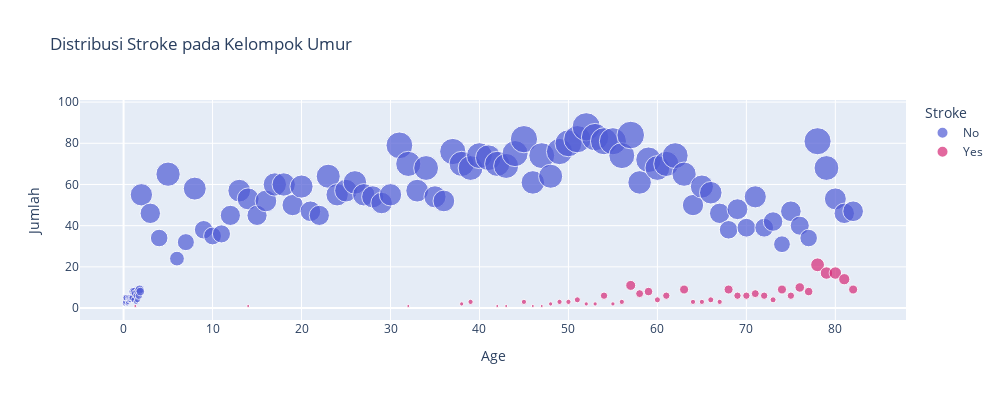

Notebook cell for this chart:
### Markdown cell above
## 2. Apakah usia pasien berhubungan dengan risiko stroke?

### Code cell
age_stroke_counts = df_eda.groupby(["age", "stroke"]).size().reset_index(name="Count")

fig = px.scatter(age_stroke_counts, x="age", y="Count", size="Count", color="stroke",
                                   title="Distribusi Stroke pada Kelompok Umur",
                                   labels={"age": "Age", "Count": "Count", "stroke": "Stroke"},
                                   color_discrete_sequence=custom_colors,
                                    width=1000, height=400)

fig.update_layout(xaxis_title="Age", yaxis_title="Jumlah")
fig.show()

### Figure 1 — Plotly figure (JSON) as saved in the notebook; plotly's stock layout.template omitted (floating-point values rounded to 4 significant figures)
{"data": [{"hovertemplate": "Stroke=No<br>Age=%{x}<br>Count=%{marker.size}<extra></extra>", "legendgroup": "No", "marker": {"color": "#4f5bd5", "size": [2, 3, 5, 5, 2, 3, 5, 4, 5, 4, 5, 5, 8, 4, 8, 7, 3, 6, 4, 8, 6, 9, 8, 55, 46, 34, 65, 24, 32, 58, 38, 35, 36, 45, 57, 53, 45, 52, 60, 60, 50, 59, 47, 45, 64, 55, 57, 61, 55, 54, 51, 55, 79, 70, 57, 68, 54, 52, 76, 70, 68, 74, 73, 70, 69, 75, 82, 61, 74, 64, 76, 80, 82, 88, 83, 81, 81, 74, 84, 61, 72, 68, 70, 74, 65, 50, 59, 56, 46, 38, 48, 39, 54, 39, 42, 31, 47, 40, 34, 81, 68, 53, 46, 47], "sizemode": "area", "sizeref": 0.22, "symbol": "circle"}, "mode": "markers", "name": "No", "orientation": "v", "showlegend": true, "type": "scatter", "x": [0.08, 0.16, 0.24, 0.32, 0.4, 0.48, 0.56, 0.64, 0.72, 0.8, 0.88, 1, 1.08, 1.16, 1.24, 1.32, 1.4, 1.48, 1.56, 1.64, 1.72, 1.8, 1.88, 2, 3, 4, 5, 6, 7, 8, 9, 10, 11, 12, 13, 14, 15, 16, 17, 18, 19, 20, 21, 22, 23, 24, 25, 26, 27, 28, 29, 30, 31, 32, 33, 34, 35, 36, 37, 38, 39, 40, 41, 42, 43, 44, 45, 46, 47, 48, 49, 50, 51, 52, 53, 54, 55, 56, 57, 58, 59, 60, 61, 62, 63, 64, 65, 66, 67, 68, 69, 70, 71, 72, 73, 74, 75, 76, 77, 78, 79, 80, 81, 82], "xaxis": "x", "y": [2, 3, 5, 5, 2, 3, 5, 4, 5, 4, 5, 5, 8, 4, 8, 7, 3, 6, 4, 8, 6, 9, 8, 55, 46, 34, 65, 24, 32, 58, 38, 35, 36, 45, 57, 53, 45, 52, 60, 60, 50, 59, 47, 45, 64, 55, 57, 61, 55, 54, 51, 55, 79, 70, 57, 68, 54, 52, 76, 70, 68, 74, 73, 70, 69, 75, 82, 61, 74, 64, 76, 80, 82, 88, 83, 81, 81, 74, 84, 61, 72, 68, 70, 74, 65, 50, 59, 56, 46, 38, 48, 39, 54, 39, 42, 31, 47, 40, 34, 81, 68, 53, 46, 47], "yaxis": "y"}, {"hovertemplate": "Stroke=Yes<br>Age=%{x}<br>Count=%{marker.size}<extra></extra>", "legendgroup": "Yes", "marker": {"color": "#d62976", "size": [1, 1, 1, 2, 3, 1, 1, 3, 1, 1, 2, 3, 3, 4, 2, 2, 6, 2, 3, 11, 7, 8, 4, 6, 9, 3, 3, 4, 3, 9, 6, 6, 7, 6, 4, 9, 6, 10, 8, 21, 17, 17, 14, 9], "sizemode": "area", "sizeref": 0.22, "symbol": "circle"}, "mode": "markers", "name": "Yes", "orientation": "v", "showlegend": true, "type": "scatter", "x": [1.32, 14, 32, 38, 39, 42, 43, 45, 46, 47, 48, 49, 50, 51, 52, 53, 54, 55, 56, 57, 58, 59, 60, 61, 63, 64, 65, 66, 67, 68, 69, 70, 71, 72, 73, 74, 75, 76, 77, 78, 79, 80, 81, 82], "xaxis": "x", "y": [1, 1, 1, 2, 3, 1, 1, 3, 1, 1, 2, 3, 3, 4, 2, 2, 6, 2, 3, 11, 7, 8, 4, 6, 9, 3, 3, 4, 3, 9, 6, 6, 7, 6, 4, 9, 6, 10, 8, 21, 17, 17, 14, 9], "yaxis": "y"}], "layout": {"height": 400, "legend": {"itemsizing": "constant", "title": {"text": "Stroke"}, "tracegroupgap": 0}, "title": {"text": "Distribusi Stroke pada Kelompok Umur"}, "width": 1000, "xaxis": {"anchor": "y", "domain": [0, 1], "title": {"text": "Age"}}, "yaxis": {"anchor": "x", "domain": [0, 1], "title": {"text": "Jumlah"}}}}
